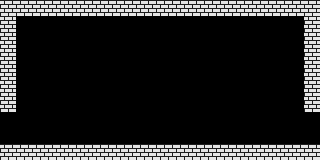

Below is a game level as drawn by its tile map, then a one-line description and the .tmx file that defines it, in full:
An orthogonal 20x10 tile map with 16x16 px tiles, 1 tile layer (图块层 1).

<map version="1.9" tiledversion="1.9.2" orientation="orthogonal" renderorder="left-down" width="20" height="10" tilewidth="16" tileheight="16" infinite="0" nextlayerid="2" nextobjectid="1">
 <tileset firstgid="1" source="roomTile.tsx" />
 <layer id="1" name="图块层 1" width="20" height="10">
  <data encoding="csv">
226,226,226,226,226,226,226,226,226,226,226,226,226,226,226,226,226,226,226,226,
226,0,0,0,0,0,0,0,0,0,0,0,0,0,0,0,0,0,0,226,
226,0,0,0,0,0,0,0,0,0,0,0,0,0,0,0,0,0,0,226,
226,0,0,0,0,0,0,0,0,0,0,0,0,0,0,0,0,0,0,226,
226,0,0,0,0,0,0,0,0,0,0,0,0,0,0,0,0,0,0,226,
226,0,0,0,0,0,0,0,0,0,0,0,0,0,0,0,0,0,0,226,
226,0,0,0,0,0,0,0,0,0,0,0,0,0,0,0,0,0,0,226,
0,0,0,0,0,0,0,0,0,0,0,0,0,0,0,0,0,0,0,0,
0,0,0,0,0,0,0,0,0,0,0,0,0,0,0,0,0,0,0,0,
226,226,226,226,226,226,226,226,226,226,226,226,226,226,226,226,226,226,226,226
</data>
 </layer>
</map>